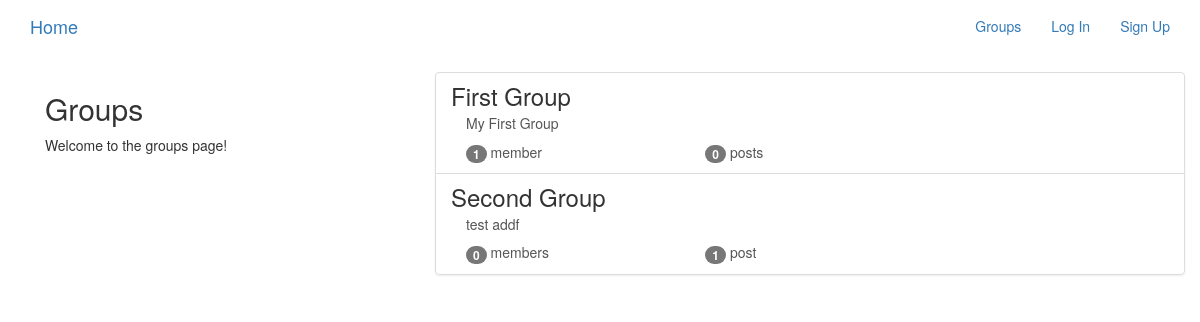
The app's page /groups/ with its own data.
### groups/models.py (models this page shows, shortened)
class Group(models.Model):
    name = models.CharField(max_length=255,unique=True) # Unique names
    slug = models.SlugField(allow_unicode=True,unique=True) # url
    description = models.TextField(blank=True,default='') # Not mandatory with default value of empty string
    description_html = models.TextField(editable=False, default='', blank=True)
    members = models.ManyToManyField(User, through='GroupMember')
    class Meta:
        ordering = ['name']

### groups/views.py (the view)
# urls.py: path('', views.ListGroups.as_view(), name='all'),
class ListGroups(generic.ListView):
    model = Group

### groups/templates/groups/group_list.html (shortened to what this page needs)
{% extends "groups/group_base.html" %}
{% block pregroup %}
<div class="col-md-4">
    <div class="contenet">
        <h2>Groups</h2>
        <p>Welcome to the groups page!</p>
    </div>
</div>
{% endblock pregroup %}
{% block group_content %}
<div class="col-md-8">
    <div class="list-group">
        {% for group in object_list %}
            <a href="{% url 'groups:single' slug=group.slug %}" class="list-group-item">
                <h3 class="title list-group-item-heading">{{group.name}}</h3>
                <div class="list-group-item-text container-fluid">
                    {{group.description_html|safe}}
                    <div class="row">
                        <div class="col-md-4">
                            <span class="badge">{{group.members.count}}</span> member{{group.members.count|pluralize}}
                        </div>
                        <div class="col-md-4">
                            <span class="badge">{{group.posts.count}}</span> post{{group.posts.count|pluralize}}
                        </div>
                    </div>
                </div>
            </a>
        {% endfor %}
    </div>
</div>
{% endblock group_content %}

### records on screen
Group: name "First Group", description_html "My First Group", members.count "1", posts.count "0"
Group: name "Second Group", description_html "test addf", members.count "0", posts.count "1"
